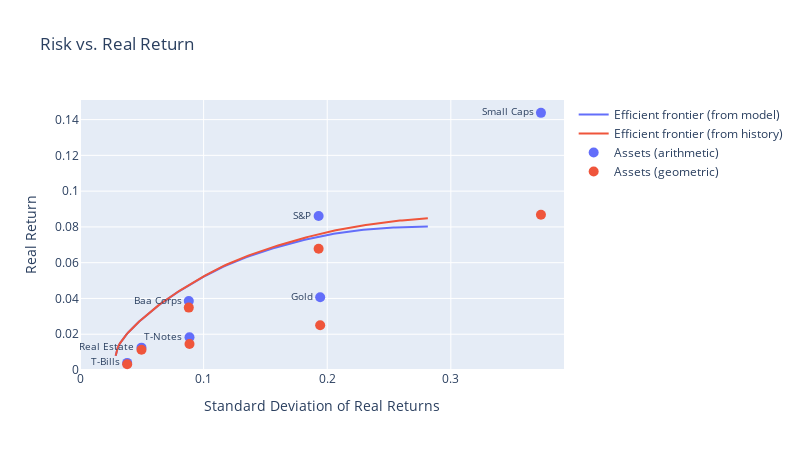

Write notebook code for a chart like this one.
### Code cell
# maximize return adjusted for volatility
plot_ef_df = solve_efficient_frontier(covariance_matrix, mean_returns, minvol, maxretvol, NPOINTS, True)

fig = efrontier_plotly(plot_ef_df,
          df,
          xlabel="Standard Deviation of Real Returns",
          ylabel="Real Return",
          title=None)


html_str = pyo.plot(fig, include_plotlyjs='cdn', output_type='div')
pyperclip.copy( html_str)
fig

### Figure 1 — Plotly figure (JSON) as saved in the notebook; plotly's stock layout.template omitted (floating-point values rounded to 4 significant figures; data arrays with more than 128 entries replaced by an {"elided": "..."} marker saying what was removed)
{"data": [{"line": {"color": "#636EFA", "width": 2}, "mode": "lines", "name": "Efficient frontier (from model)", "type": "scatter", "x": {"elided": "200 float values"}, "y": {"elided": "200 float values"}}, {"line": {"color": "#EF553B", "width": 2}, "mode": "lines", "name": "Efficient frontier (from history)", "type": "scatter", "x": {"elided": "200 float values"}, "y": {"elided": "200 float values"}}, {"marker": {"color": "#636EFA", "size": 10}, "mode": "markers+text", "name": "Assets (arithmetic)", "text": ["S&P", "Small Caps", "T-Bills", "T-Notes", "Baa Corps", "Real Estate", "Gold"], "textfont": {"size": 10}, "textposition": "middle left", "type": "scatter", "x": [0.193, 0.3729, 0.03817, 0.08859, 0.08801, 0.04974, 0.1943], "y": [0.08609, 0.1438, 0.003983, 0.01834, 0.03856, 0.0125, 0.0407]}, {"marker": {"color": "#EF553B", "size": 10}, "mode": "markers", "name": "Assets (geometric)", "text": ["S&P", "Small Caps", "T-Bills", "T-Notes", "Baa Corps", "Real Estate", "Gold"], "textposition": "middle left", "type": "scatter", "x": [0.193, 0.3729, 0.03817, 0.08859, 0.08801, 0.04974, 0.1943], "y": [0.06776, 0.08682, 0.00326, 0.01455, 0.03488, 0.01128, 0.02498]}], "layout": {"height": 450, "hovermode": "closest", "showlegend": true, "title": {"text": "Risk vs. Real Return"}, "width": 800, "xaxis": {"range": [0, 0.3915], "showgrid": true, "title": {"text": "Standard Deviation of Real Returns"}}, "yaxis": {"range": [0, 0.151], "showgrid": true, "title": {"text": "Real Return"}}}}
